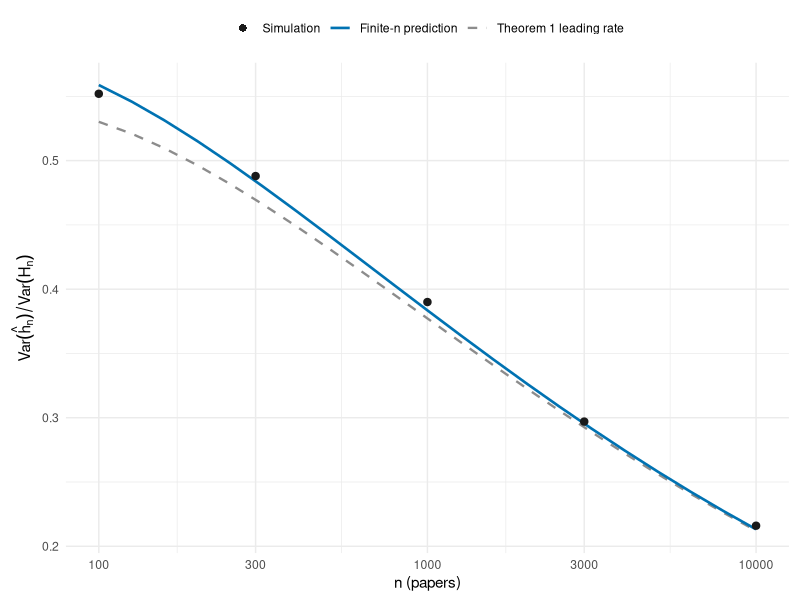

Here is the R script that generated this plot:
# ======================================================================
# are_pareto_fig.R
#
# Purpose  :
#   Table 1 and Figure 1 of the paper. Simulates the Pareto (alpha = 1)
#   variance ratio Var(plug-in)/Var(H_n) at B = 8000 replicates, computes the
#   finite-n prediction (delta-method variance over the binomial-law Var(H_n))
#   and the Theorem 1 leading rate on a dense n-grid, and plots all three.
#   The simulation block replicates the alpha = 1 block of are_simulation.R
#   draw for draw (same seed, same order), so the printed table equals the
#   paper's Table 1 exactly.
#
# Produces : figures/are_pareto.png; prints Table 1 and the finite-n check to the console
# Reads    : nothing (self-contained simulation)
# Requires : ggplot2  (CRAN package)
# Run      : from the supplement root --  Rscript are_pareto_fig.R
# Seed     : set.seed(1729) (all stochastic scripts use this seed)
# ======================================================================

for (d_ in c("figures")) if (!dir.exists(d_)) dir.create(d_, showWarnings=FALSE)

set.seed(1729)
hindex <- function(x){ xs<-sort(x,decreasing=TRUE); k<-which(xs>=seq_along(xs)); if(length(k)) max(k) else 0L }

## Pareto: S(x)=x^{-alpha}, x>=1.  X = U^{-1/alpha}
pareto_run <- function(n, alpha, B){
  hn <- n^(1/(1+alpha))
  H <- numeric(B); hh <- numeric(B)
  for(b in 1:B){
    X  <- runif(n)^(-1/alpha)                 # Pareto(alpha), scale 1
    H[b]  <- hindex(X)
    ahat  <- n/sum(log(X))                     # Pareto MLE = Hill estimator
    hh[b] <- n^(1/(1+ahat))
  }
  ratio_emp  <- var(hh)/var(H)
  ratio_theo <- alpha^2/(1+alpha)^2 * n^(-alpha/(1+alpha)) * log(n)^2
  data.frame(alpha=alpha, n=n, h_n=round(hn,2),
             EH=round(mean(H),2), VarH=round(var(H),3),
             Ehh=round(mean(hh),2), Varhh=round(var(hh),4),
             Bias_hh=round(mean(hh)-hn,3),
             VarRatio=signif(ratio_emp,3), VarRatio_theory=signif(ratio_theo,3),
             MSEratio=signif(mean((hh-hn)^2)/mean((H-hn)^2),3))
}

ns <- c(100,300,1000,3000,10000)
cat("=== Pareto alpha=1, B=8000 (this output is the paper's Table 1) ===\n")
par_tab <- do.call(rbind, lapply(ns, function(n) pareto_run(n, alpha=1, B=8000)))
print(par_tab, row.names=FALSE)

## Var(H_n) from the exact binomial law P(H_n >= k) = P(Bin(n, k^-alpha) >= k).
## pbinom is evaluated only within 12 standard deviations of the mean; beyond
## that the probabilities are numerically 0/1 and far-tail evaluation is unstable.
p_ge <- function(k, n, p){
  mu <- n*p; sd <- sqrt(pmax(n*p*(1-p), 1e-12)); z <- (k-1-mu)/sd
  out <- numeric(length(k))
  out[z < -12] <- 1
  mid <- abs(z) <= 12
  out[mid] <- pbinom(k[mid]-1L, n, p[mid], lower.tail=FALSE)
  out
}
exactVarH <- function(n, alpha){
  kmax <- min(n, ceiling(8*n^(1/(1+alpha))) + 50L)
  k <- 1:kmax; pr <- p_ge(k, n, k^(-alpha))
  EH <- sum(pr); EH2 <- sum((2*k-1)*pr)
  c(EH=EH, VarH=EH2-EH^2)
}

alpha <- 1
## dense n-grid for the two deterministic curves
ngrid <- unique(round(10^seq(2, 4, by = 0.1)))
grid <- data.frame(n = ngrid)
grid$ratio_th  <- alpha^2/(1+alpha)^2 * grid$n^(-alpha/(1+alpha)) * log(grid$n)^2
grid$ratio_ref <- sapply(ngrid, function(n){
  ex <- exactVarH(n, alpha)
  dh <- n^(1/(1+alpha))*log(n)/(1+alpha)^2     # |d h_n / d alpha|, exact for Pareto
  (dh^2 * alpha^2/n) / ex["VarH"]              # first-order delta over binomial-law Var(H_n)
})
fin <- t(sapply(ns, function(n){ ex <- exactVarH(n, alpha)
  dh <- n^(1/(1+alpha))*log(n)/(1+alpha)^2
  c(n=n, exEH=unname(ex["EH"]), exVarH=unname(ex["VarH"]),
    ratio_ref=unname(dh^2*alpha^2/n/ex["VarH"])) }))
fin <- as.data.frame(fin)
cat("\n=== finite-n prediction at the table n ===\n")
print(transform(fin, exEH=round(exEH,2), exVarH=round(exVarH,3), ratio_ref=signif(ratio_ref,3)), row.names=FALSE)

## consistency: binomial-law moments track the simulated moments
stopifnot(max(abs(fin$exVarH - par_tab$VarH)/par_tab$VarH) < 0.10)
stopifnot(max(abs(fin$exEH - par_tab$EH)/par_tab$EH) < 0.02)

suppressMessages(library(ggplot2))
df <- data.frame(n=ns, ratio_sim=par_tab$VarRatio)
p <- ggplot() +
  geom_line(data=grid, aes(n, ratio_th, colour="Theorem 1 leading rate"), linewidth=0.8, linetype=2) +
  geom_line(data=grid, aes(n, ratio_ref, colour="Finite-n prediction"), linewidth=0.9) +
  geom_point(data=df, aes(n, ratio_sim, colour="Simulation"), size=2.2) +
  scale_x_log10(breaks=c(100,300,1000,3000,10000), labels=c("100","300","1000","3000","10000")) +
  scale_colour_manual(values=c("Theorem 1 leading rate"="grey55","Finite-n prediction"="#0072B2",
                               "Simulation"="#1A1A1A"), name=NULL,
                      breaks=c("Simulation","Finite-n prediction","Theorem 1 leading rate")) +
  guides(colour=guide_legend(override.aes=list(
    linetype=c(NA,1,2), shape=c(16,NA,NA), linewidth=c(NA,0.9,0.8)))) +
  labs(x="n (papers)", y=expression(Var(hat(h)[n])/Var(H[n]))) +
  theme_minimal(base_size=11) + theme(legend.position="top",
                                      plot.margin=margin(6, 8, 6, 8))
ggsave("figures/are_pareto.png", p, width=6.2, height=4.0, dpi=600)
cat("\nWrote figures/are_pareto.png\nDONE.\n")
